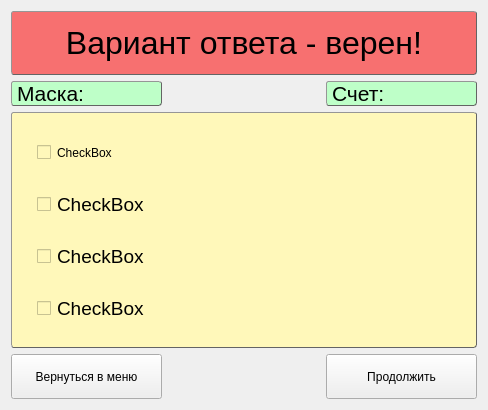
<?xml version="1.0" encoding="UTF-8"?>
<ui version="4.0">
 <class>Form</class>
 <widget class="QWidget" name="Form">
  <property name="geometry">
   <rect>
    <x>0</x>
    <y>0</y>
    <width>488</width>
    <height>410</height>
   </rect>
  </property>
  <property name="maximumSize">
   <size>
    <width>864</width>
    <height>608</height>
   </size>
  </property>
  <property name="windowTitle">
   <string>Form</string>
  </property>
  <property name="styleSheet">
   <string notr="true">alternate-background-color: rgb(255, 0, 0);</string>
  </property>
  <layout class="QGridLayout" name="gridLayout">
   <item row="13" column="0">
    <widget class="QPushButton" name="backBtn">
     <property name="maximumSize">
      <size>
       <width>300</width>
       <height>45</height>
      </size>
     </property>
     <property name="styleSheet">
      <string notr="true"/>
     </property>
     <property name="text">
      <string>Вернуться в меню</string>
     </property>
    </widget>
   </item>
   <item row="3" column="0">
    <widget class="QLabel" name="maskLabel">
     <property name="maximumSize">
      <size>
       <width>256</width>
       <height>25</height>
      </size>
     </property>
     <property name="font">
      <font>
       <pointsize>16</pointsize>
      </font>
     </property>
     <property name="styleSheet">
      <string notr="true">background-color: rgb(190, 255, 200);

border-color: rgb(100, 100, 100);
border-style: outset;
border-width: 1px;
border-radius: 3px;
</string>
     </property>
     <property name="frameShape">
      <enum>QFrame::StyledPanel</enum>
     </property>
     <property name="text">
      <string>Маска: </string>
     </property>
     <property name="scaledContents">
      <bool>false</bool>
     </property>
    </widget>
   </item>
   <item row="2" column="0" colspan="3">
    <layout class="QHBoxLayout" name="horizontalLayout" stretch="0">
     <property name="spacing">
      <number>-1</number>
     </property>
     <property name="bottomMargin">
      <number>0</number>
     </property>
     <item>
      <widget class="QLabel" name="label">
       <property name="maximumSize">
        <size>
         <width>512</width>
         <height>64</height>
        </size>
       </property>
       <property name="font">
        <font>
         <pointsize>24</pointsize>
        </font>
       </property>
       <property name="styleSheet">
        <string notr="true">background-color: rgba(255, 0, 0, 135);

border-color: rgb(100, 100, 100);
border-style: outset;
border-width: 1px;
border-radius: 3px;
</string>
       </property>
       <property name="text">
        <string>Вариант ответа - верен!</string>
       </property>
       <property name="alignment">
        <set>Qt::AlignCenter</set>
       </property>
       <property name="margin">
        <number>-4</number>
       </property>
      </widget>
     </item>
    </layout>
   </item>
   <item row="3" column="2">
    <widget class="QLabel" name="label_2">
     <property name="maximumSize">
      <size>
       <width>256</width>
       <height>25</height>
      </size>
     </property>
     <property name="font">
      <font>
       <pointsize>16</pointsize>
      </font>
     </property>
     <property name="styleSheet">
      <string notr="true">background-color: rgb(190, 255, 200);

border-color: rgb(100, 100, 100);
border-style: outset;
border-width: 1px;
border-radius: 3px;
</string>
     </property>
     <property name="text">
      <string>Счет:</string>
     </property>
     <property name="alignment">
      <set>Qt::AlignLeading|Qt::AlignLeft|Qt::AlignVCenter</set>
     </property>
    </widget>
   </item>
   <item row="13" column="2">
    <widget class="QPushButton" name="replyBtn">
     <property name="maximumSize">
      <size>
       <width>300</width>
       <height>75</height>
      </size>
     </property>
     <property name="styleSheet">
      <string notr="true"/>
     </property>
     <property name="text">
      <string>Продолжить</string>
     </property>
    </widget>
   </item>
   <item row="5" column="0" colspan="3">
    <layout class="QHBoxLayout" name="horizontalLayout_2">
     <item>
      <widget class="QGroupBox" name="groupBox">
       <property name="styleSheet">
        <string notr="true">background-color: rgb(255, 248, 186);
border-color: rgb(100, 100, 100);
border-style: outset;
border-width: 1px;
border-radius: 3px;
</string>
       </property>
       <layout class="QVBoxLayout" name="verticalLayout" stretch="0,0,0,0">
        <property name="spacing">
         <number>-1</number>
        </property>
        <property name="leftMargin">
         <number>23</number>
        </property>
        <property name="topMargin">
         <number>1</number>
        </property>
        <property name="bottomMargin">
         <number>1</number>
        </property>
        <item>
         <widget class="QCheckBox" name="checkBox_4">
          <property name="maximumSize">
           <size>
            <width>512</width>
            <height>25</height>
           </size>
          </property>
          <property name="styleSheet">
           <string notr="true">border-width: 0px;</string>
          </property>
          <property name="text">
           <string>CheckBox</string>
          </property>
          <property name="tristate">
           <bool>false</bool>
          </property>
         </widget>
        </item>
        <item>
         <widget class="QCheckBox" name="checkBox_3">
          <property name="maximumSize">
           <size>
            <width>512</width>
            <height>25</height>
           </size>
          </property>
          <property name="font">
           <font>
            <pointsize>14</pointsize>
           </font>
          </property>
          <property name="styleSheet">
           <string notr="true">border-width: 0px;</string>
          </property>
          <property name="text">
           <string>CheckBox</string>
          </property>
         </widget>
        </item>
        <item>
         <widget class="QCheckBox" name="checkBox_2">
          <property name="maximumSize">
           <size>
            <width>512</width>
            <height>25</height>
           </size>
          </property>
          <property name="font">
           <font>
            <pointsize>14</pointsize>
           </font>
          </property>
          <property name="styleSheet">
           <string notr="true">border-width: 0px;</string>
          </property>
          <property name="text">
           <string>CheckBox</string>
          </property>
         </widget>
        </item>
        <item>
         <widget class="QCheckBox" name="checkBox">
          <property name="maximumSize">
           <size>
            <width>512</width>
            <height>25</height>
           </size>
          </property>
          <property name="font">
           <font>
            <pointsize>14</pointsize>
           </font>
          </property>
          <property name="styleSheet">
           <string notr="true">border-width: 0px;</string>
          </property>
          <property name="text">
           <string>CheckBox</string>
          </property>
         </widget>
        </item>
       </layout>
      </widget>
     </item>
    </layout>
   </item>
  </layout>
 </widget>
 <resources/>
 <connections/>
</ui>
